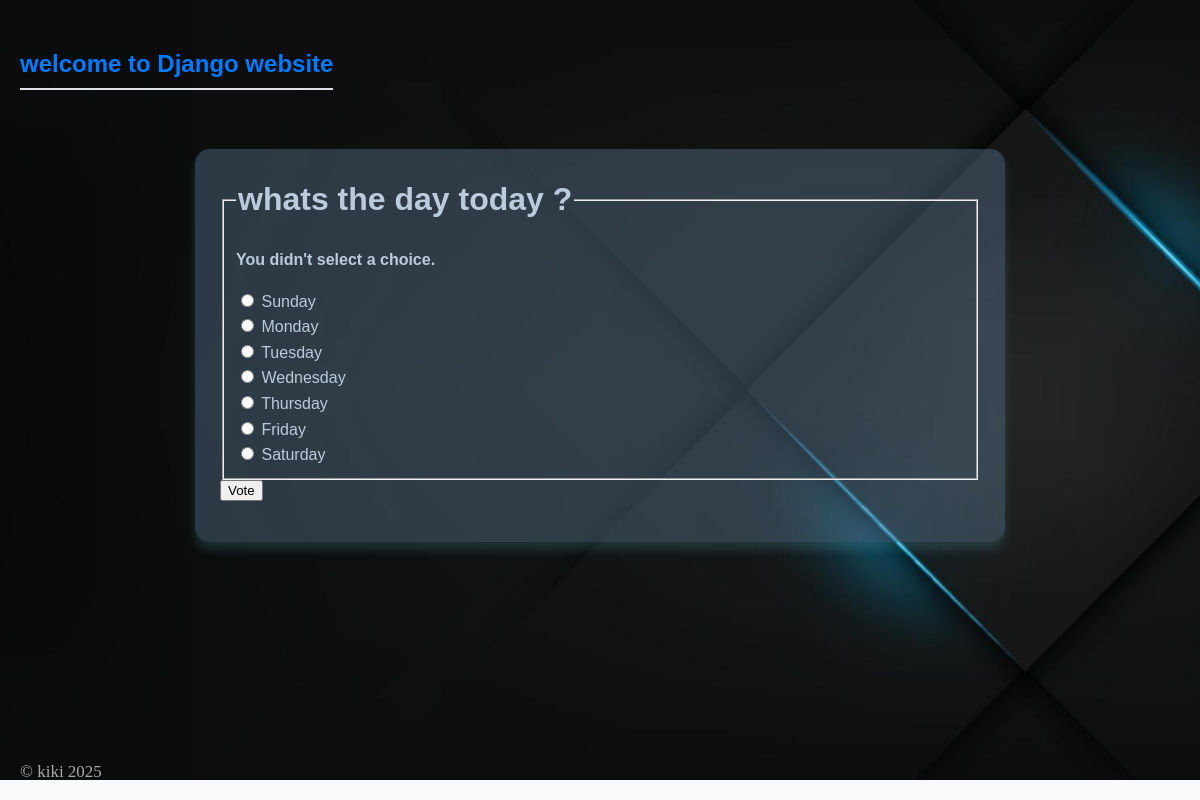
Page /5/vote/ on the committed database.
### polls/models.py (models this page shows, shortened)
class Question(models.Model):
    question_text = models.CharField(max_length=200)
    publish_date = models.DateTimeField("Date published")

class Choice(models.Model):
    question = models.ForeignKey(Question , on_delete=models.CASCADE) # this will define relation between Question & Choice classes
    choice_text = models.CharField(max_length=200)
    votes = models.IntegerField(default=0)

### polls/views.py (the view)
# urls.py: path("<int:question_id>/vote/", views.vote, name="vote"),
def vote(request , question_id):
    question = get_object_or_404(Question , pk=question_id)
    try:
        user_choice = question.choice_set.get(pk=request.POST["choice"])
    except (KeyError, Choice.DoesNotExist):
            return render(request, "polls/detail.html",
                            {"question": question,
                            "error_message": "You didn't select a choice."}
                        )
    else:
        user_choice.votes = F("votes") + 1
        user_choice.save() # save in DB
        return HttpResponseRedirect(reverse("polls:results", args=(question.id,)))

### polls/templates/polls/detail.html (shortened to what this page needs)
{% extends 'polls/main.html' %}
{% block content %}
    <form action="{% url 'polls:vote' question.id %}" method="post">
        <fieldset>
            <legend><h1>{{ question.question_text }}</h1></legend>
            {% if error_message %}<p><strong>{{ error_message }}</strong></p>{% endif %}
            {% for choice in question.choice_set.all %}
                <input type="radio" name="choice" id="choice{{ forloop.counter }}" value="{{ choice.id }}">
                <label for="choice{{ forloop.counter }}">{{ choice.choice_text }}</label><br>
            {% endfor %}
        </fieldset>
        <input type="submit" value="Vote">
    </form>
{% endblock %}

### polls/static/polls/style.css (style rules this page uses)
body { background: gray url("images/B.jpg") no-repeat ; background-size: 1550px 780px; }

### polls/templates/polls/main.html (style rules this page uses)
body, h1, ul, li { margin: 0; padding: 0; box-sizing: border-box; }
body { font-family: 'Arial', sans-serif; background-color: #f8f9fa; color: #bccbdb; padding: 20px; line-height: 1.6; }

### rows in the picture
Question: question_text "whats the day today ?"
Choice: choice_text "Sunday"
Choice: choice_text "Monday"
Choice: choice_text "Tuesday"
Choice: choice_text "Wednesday"
Choice: choice_text "Thursday"
Choice: choice_text "Friday"
Choice: choice_text "Saturday"

### other values in the picture
{{ error_message }} "You didn't select a choice."
